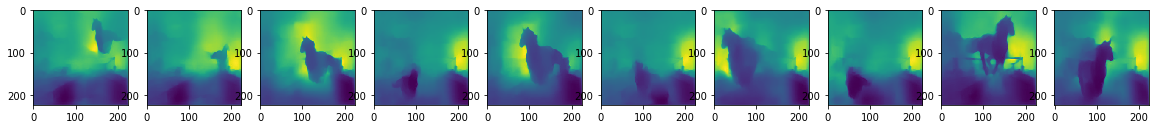
#> input picture S15-A/PlotImages/depth.png, 1159 x 129 px, given as the content of the folder ./fg, which was not available
$ jupyter execute --allow-errors OperationsOnForeGroundImages.ipynb   (older library calls are emulated)   (text cells are left out)
#> lines starting #> are read from the running program, lines starting #| are printed output that depends on the picture; long printed decimals are rounded; pictures that were not available may be replaced by others from this repository, and a replacement may not be noted
[cell 1]
import glob
from PIL import Image

[cell 2]
path = './fg/*.png'
count = 0
for filename in glob.glob(path):
    img = Image.open(filename)
#> img is the input picture: PIL image 1159x129 RGBA; mean R, G, B, A 126.6, 165, 165.2, 159.4
    count = count +1
    print("{} Converting {} ".format(count,filename))
    fn = filename.split(".")[1]
    rgb_img = img.convert('RGB')
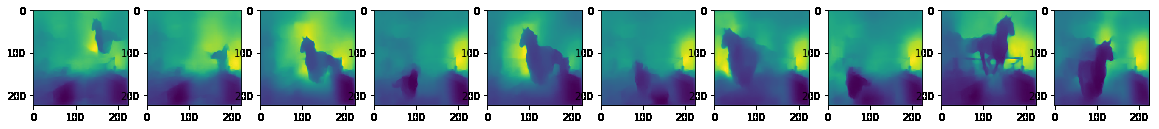
#> rgb_img: PIL image 1159x129 RGB; mean R, G, B 126.6, 165, 165.2
    rgb_img.save('.'+fn+'.jpg')

[cell 3]
import os
import shutil

source = './fg-raw'
target = './fg'

src_files = os.listdir(source)
trgt_files = os.listdir(target)

for file_name in src_files:
    full_file_name = os.path.join(source, file_name)
    if os.path.isfile(full_file_name):
        if file_name not in trgt_files:
            print("The {} is not in target".format(file_name))
            shutil.copy(full_file_name, target)

        else:
            print("All the files are copied from source to target")
            break

[cell 4]
from PIL import Image, ImageOps
import glob

source_dir_path = './fg/*.jpg'
target_dir_path = './fg-mask/'

for file in glob.glob(source_dir_path):
    filename = file.split('/')[2]
    im = Image.open(file).convert('RGB')
    im_gray_scale = im.convert('L')
    im_invert = ImageOps.invert(im_gray_scale)
    print("Saving image {} into dir {}".format(filename,target_dir_path))
    im_invert.save(target_dir_path+filename)

[cell 5]
from PIL import Image, ImageOps
import glob

source_dir_path = './fg/*.jpg'
target_dir_path = './fg-flip/'

for file in glob.glob(source_dir_path):
    filename = file.split('/')[2]
    im = Image.open(file).convert('RGB')
    im_flip = ImageOps.mirror(im)
    print("Saving image {} into dir {}".format(filename,target_dir_path))
    im_flip.save(target_dir_path+filename)

[cell 6]
from PIL import Image, ImageOps
import glob

source_dir_path = './fg/*.jpg'

for file in glob.glob(source_dir_path):
    img = Image.open(file)
    print("Image {} has {} channels".format(file, len(img.getbands())))

[cell 7]
from PIL import Image, ImageOps

fg_img_dir = './fg/'
bg_img_dir = './bg/'

target_dir = './fg-bg/'
bg = Image.open(bg_img_dir+"img_bg_001.jpg")
fg = Image.open(fg_img_dir+"img_fg_001.jpg")
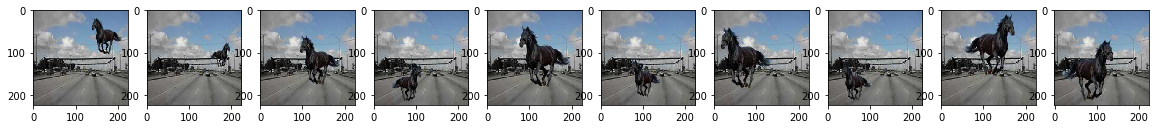
#> input picture S15-A/PlotImages/overlay.png, 1159 x 129 px, given in place of img_fg_001.jpg, which was not available
#> fg is the input picture: PIL image 1159x129 RGBA; mean R, G, B, A 159, 163.3, 167.2, 159.4

bg = bg.convert("RGBA")
fg = fg.convert("RGBA")

bg1 = bg.resize((250,250))
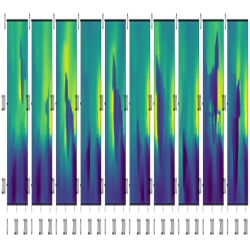
#> bg1: PIL image 250x250 RGBA; mean R, G, B, A 35.6, 75.3, 75.5, 159.5; transparent parts drawn white
fg1 = fg.resize((250,250))
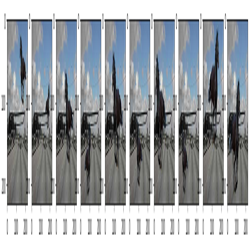
#> fg1: PIL image 250x250 RGBA; mean R, G, B, A 68.9, 73.4, 77.4, 159.5; transparent parts drawn white

bg1.show()
fg1.show()
fg_bg = Image.blend(fg1, bg1, 1.0)
fg_bg.save(target_dir+"img_fg-bg_001.png")

[cell 8]
import cv2

img = cv2.imread('./fg/img_fg_001.jpg')
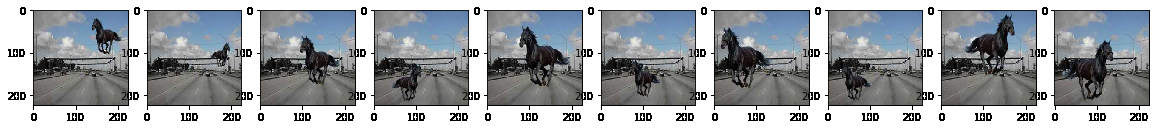
#> img: shape (129, 1159, 3); mean B, G, R 167.2, 163.3, 159
w, h, d = img.shape
#> w = 129; h = 1159; d = 3
i, j, k = 0,0,0
while i < w:
    i=i+1
    if img.any() < 255:
        print(i)
#> after the loop, i = 129

[cell 9]
import cv2

fg_img_dir = './fg/'
bg_img_dir = './bg/'
# Load two images
img1 = cv2.imread(bg_img_dir+'img_bg_001.jpg')
img2 = cv2.imread(fg_img_dir+'img_fg_001.jpg')

img2 = cv2.resize(img2,(100,100),interpolation=cv2.INTER_AREA)
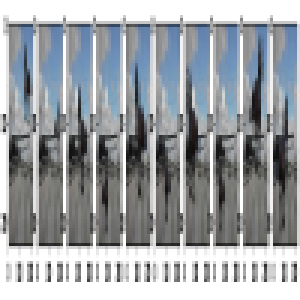
#> img2: shape (100, 100, 3) (shown 3 times larger); mean B, G, R 167.2, 163.3, 159
# I want to put logo on top-left corner, So I create a ROI
rows,cols,channels = img2.shape
#> rows = 100; cols = 100; channels = 3
roi = img1[0:rows, 0:cols]
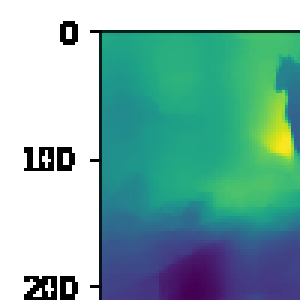
#> roi: shape (100, 100, 3) (shown 3 times larger); mean B, G, R 170.3, 176.7, 126.2
# Now create a mask of logo and create its inverse mask also
img2gray = cv2.cvtColor(img2,cv2.COLOR_BGR2GRAY)
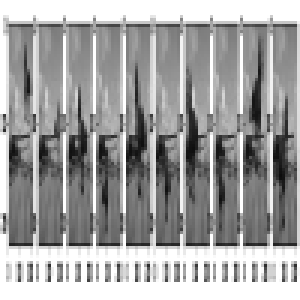
#> img2gray: shape (100, 100) (shown 3 times larger); min 12, max 255, mean 162.5
ret, mask = cv2.threshold(img2gray, 10, 255, cv2.THRESH_BINARY)
#> mask: shape (100, 100); every value is 255
mask_inv = cv2.bitwise_not(mask)
#> mask_inv: shape (100, 100); every value is 0
# Now black-out the area of logo in ROI
img1_bg = cv2.bitwise_and(roi,roi,mask = mask_inv)
#> img1_bg: shape (100, 100, 3); every value is 0
# Take only region of logo from logo image.
img2_fg = cv2.bitwise_and(img2,img2,mask = mask)
# Put logo in ROI and modify the main image
dst = cv2.add(img1_bg,img2_fg)
img1[0:rows, 0:cols ] = dst
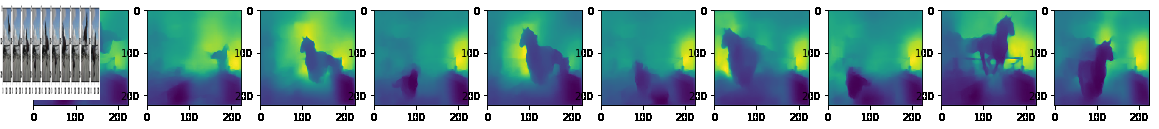
#> img1: shape (129, 1159, 3); mean B, G, R 165, 164.1, 128.7
cv2.imshow('res',img1)
cv2.waitKey(0)
cv2.destroyAllWindows()

[cell 10]
import cv2

fg_img_dir = './fg/'
img2 = cv2.imread(fg_img_dir+'img_fg_001.jpg')
im = img2-[[255, 255, 255]]
cv2.imshow('res',im)
cv2.waitKey(0)
cv2.destroyAllWindows()

[cell 11]
from PIL import Image

img = Image.open('./fg/img_fg_001.jpg')
img = img.convert("RGB")
#> img: PIL image 1159x129 RGB
datas = img.getdata()

newData = []
for item in datas:
    if item[0] == 255 and item[1] == 255 and item[2] == 255:
        newData.append((255, 255, 255, 0))
    else:
        if item[0] > 150:
            newData.append((0, 0, 0, 255))
        else:
            newData.append(item)
            print(item)
#> after the loop, newData = 149511 items


img.putdata(newData)
img.save("./fg-test/img_fg_001.png", "PNG")

[cell 12]
import glob

path = './fg-test/*.png'
count = 37
for filename in glob.glob(path):
    img = Image.open(filename)

   # print("{} Converting {} ".format(count,filename))
    fn = filename.split("/")[2]
    filenm = fn.split("-")[0]
    print(filenm)
    count = count +1
    img.save('./'+filenm+'.png')

[cell 13]
import glob
from PIL import Image
import numpy as np

root_dir_path = './fg-bg-test/*.png'
sd=[]
mean = []
for filename in glob.glob(root_dir_path):
    img = Image.open(filename)
    imarr = np.array(img,dtype=np.float)
    mean.append(np.mean(imarr))
    sd.append(np.std(imarr))


print("Standard Deviation : ",np.std(sd))
#| Standard Deviation :  0.0
print("Mean : ", np.mean(mean))
#| Mean :  154.017

[cell 14]
import glob
from PIL import Image
path = './fg-bg-test/test/*.png'

for filename in glob.glob(path):
    img = Image.open(filename)
    img = img.resize((640,480), Image.BILINEAR)
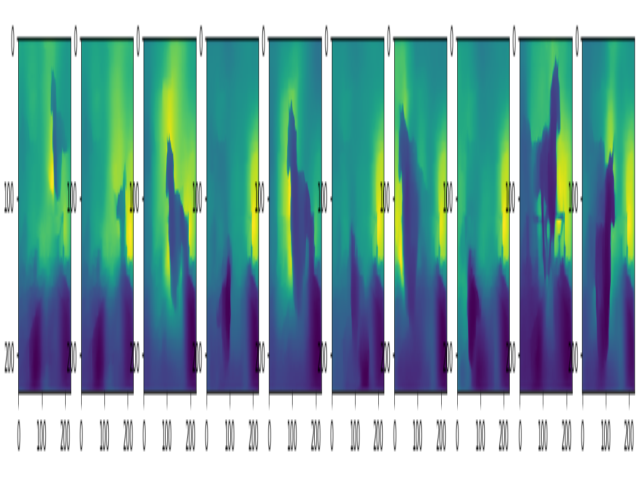
#> img: PIL image 640x480 RGBA; mean R, G, B, A 35, 73.8, 74, 159.4; transparent parts drawn white
    img.save(filename)
